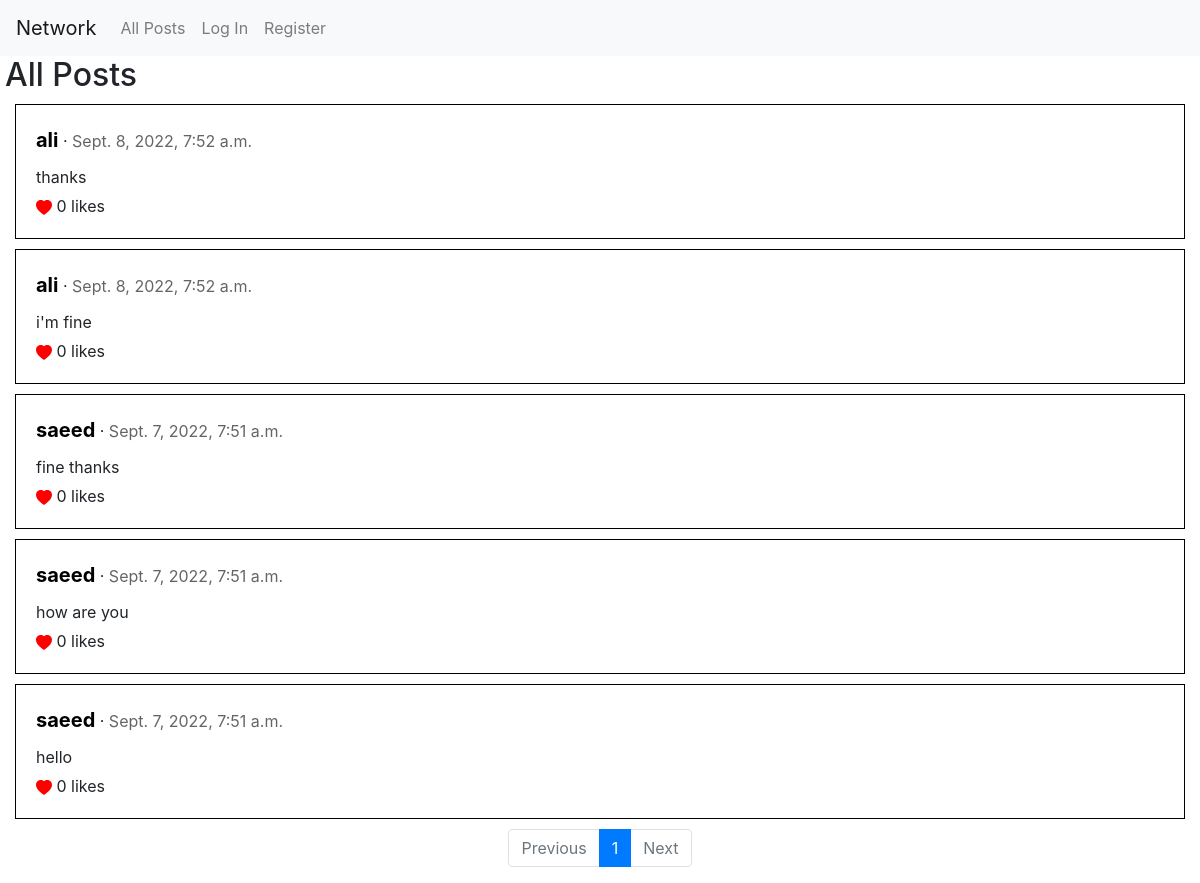
The app's page /, older data.
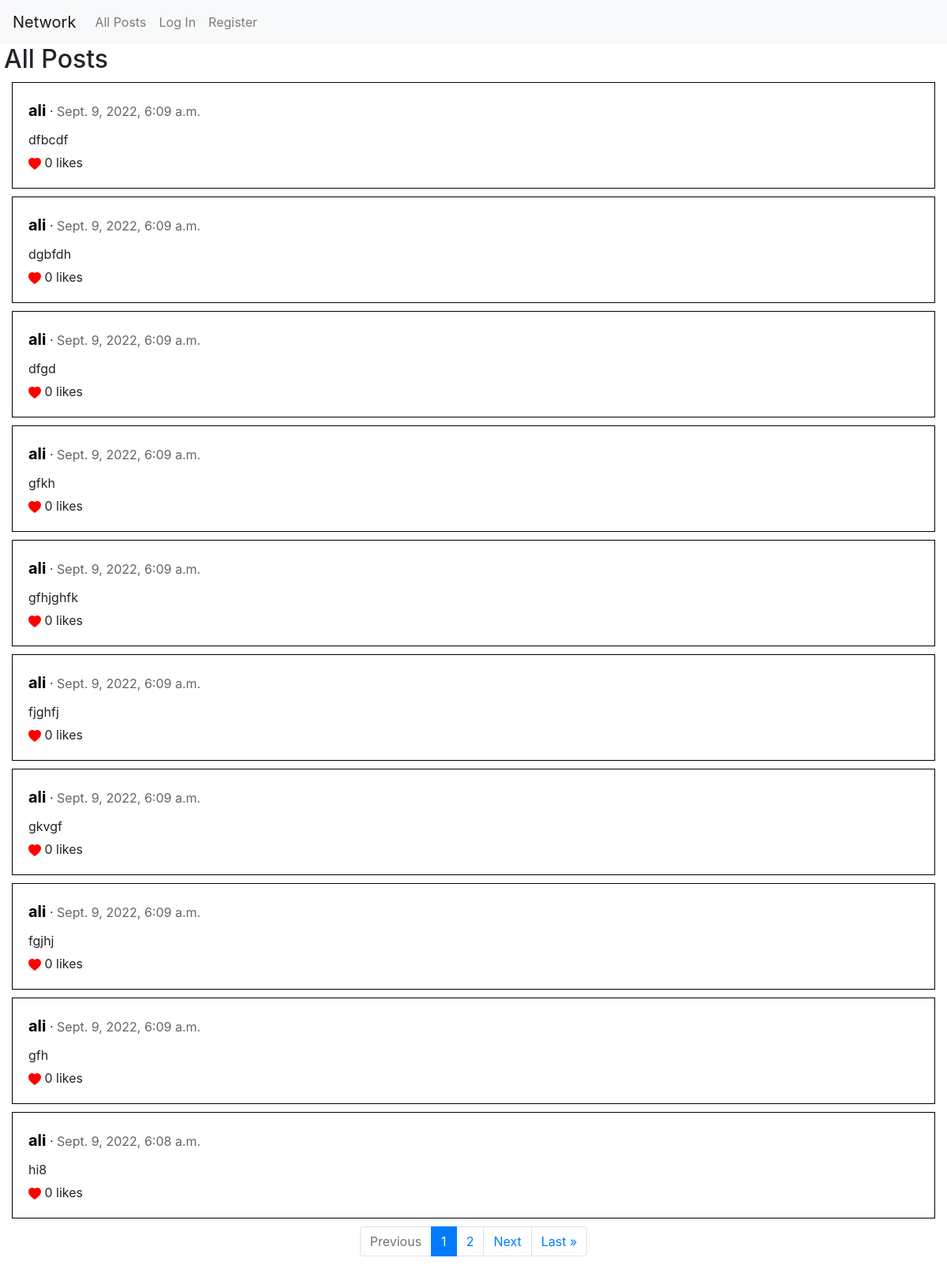
The same page, newer data.
### network/models.py (models this page shows)
class Post(models.Model):
    poster = models.ForeignKey(User, on_delete=models.CASCADE, related_name="post")
    content = models.CharField(max_length=5000)
    date = models.DateTimeField(default=timezone.now)
    likedBy = models.ManyToManyField(User, blank=True, related_name="likes")
    isEdited = models.BooleanField(default=False)

class User(AbstractUser):
    pass

### network/views.py (the view)
# urls.py: path("", views.index, name="index"),
def index(request):
    if request.method == "POST":
        Post.objects.create(
            poster=request.user,
            content=request.POST["newTextarea"],
        )
        return HttpResponseRedirect(reverse("index"))
    else:
        allPosts = Post.objects.all()
        paginator = Paginator(allPosts.order_by('-date'), 10)
        page_number = request.GET.get('page')
        allPosts_obj = paginator.get_page(page_number)
        return render(request, "network/index.html", {
            "page_obj": allPosts_obj
        })

### network/templates/network/index.html (shortened to what the changed rows need)
{% extends "network/layout.html" %}
{% block body %}
    <h2>All Posts</h2>
    <div class="container-fluid">
        <div id="allPosts">
            {% for post in page_obj %}
            <div class="post">
                <div class="post-view" data-post_id="{{ post.id }}">
                    <div class="usDate"><span class="username"><a href="{% url 'profilePage' post.poster.username %}">{{ post.poster.username }}</a></span> · <span class="date">{{ post.date }}</span>
                    </div>
                    <div class="content">{{ post.content }}</div>
                    <div class="likes">
                        {% if user.is_authenticated %}
                            {% if user in post.likedBy.all %}
                                <svg class="likeButton" color="red" id="likeButton_{{post.id}}" onclick="like('{{post.id}}')" xmlns="http://www.w3.org/2000/svg" width="16" height="16" fill="currentColor" class="bi bi-heart-fill" viewBox="0 0 16 16">
                                <path fill-rule="evenodd" d="M8 1.314C12.438-3.248 23.534 4.735 8 15-7.534 4.736 3.562-3.248 8 1.314z"/>
                                </svg>
                            {% else %}
                                <svg class="likeButton" color="red" id="likeButton_{{post.id}}" onclick="like('{{post.id}}')" xmlns="http://www.w3.org/2000/svg" width="16" height="16" fill="currentColor" class="bi bi-heart" viewBox="0 0 16 16">
                                <path d="m8 2.748-.717-.737C5.6.281 2.514.878 1.4 3.053c-.523 1.023-.641 2.5.314 4.385.92 1.815 2.834 3.989 6.286 6.357 3.452-2.368 5.365-4.542 6.286-6.357.955-1.886.838-3.362.314-4.385C13.486.878 10.4.28 8.717 2.01L8 2.748zM8 15C-7.333 4.868 3.279-3.04 7.824 1.143c.06.055.119.112.176.171a3.12 3.12 0 0 1 .176-.17C12.72-3.042 23.333 4.867 8 15z"/>
                                </svg>
                            {% endif %}
                        {% else %}
                            <svg color="red" xmlns="http://www.w3.org/2000/svg" width="16" height="16" fill="currentColor" class="bi bi-heart-fill" viewBox="0 0 16 16">
                            <path fill-rule="evenodd" d="M8 1.314C12.438-3.248 23.534 4.735 8 15-7.534 4.736 3.562-3.248 8 1.314z"/>
                            </svg>
                        {% endif %}
                        {{ post.likedBy.all|length }} likes
                    </div>
                </div>
            </div>
            {% empty %}
            <div class="message">No post yet</div>
            {% endfor %}
        </div>
        {% if page_obj|length != 0 %}
        <nav aria-label="...">
            <ul class="pagination justify-content-center">
                {% if page_obj.has_next %}
                <li class="page-item">
                    <a class="page-link" href="?page={{ page_obj.next_page_number }}">{{ page_obj.next_page_number }}</a>
                </li>
                <li class="page-item">
                    <a class="page-link" href="?page={{ page_obj.next_page_number }}" tabindex="-1" aria-disabled="true">Next</a>
                </li>
                <li class="page-item">
                    <a class="page-link" href="?page={{ page_obj.paginator.num_pages }}">Last &raquo;</a>
                </li>
                {% else %}
                <li class="page-item disabled">
                    <span class="page-link">Next</span>
                </li>
                {% endif %}
            </ul>
          </nav>
          {% endif %}
    </div>
{% endblock %}

Row changes from the older to the newer data that the page shows:
no longer on this page (row unchanged): Post: poster.username "ali", date "Sept. 8, 2022, 7:52 a.m.", content "thanks", likedBy.all|length "0"
no longer on this page (row unchanged): Post: poster.username "ali", date "Sept. 8, 2022, 7:52 a.m.", content "i'm fine", likedBy.all|length "0"
no longer on this page (row unchanged): Post: poster.username "saeed", date "Sept. 7, 2022, 7:51 a.m.", content "fine thanks", likedBy.all|length "0"
no longer on this page (row unchanged): Post: poster.username "saeed", date "Sept. 7, 2022, 7:51 a.m.", content "how are you", likedBy.all|length "0"
no longer on this page (row unchanged): Post: poster.username "saeed", date "Sept. 7, 2022, 7:51 a.m.", content "hello", likedBy.all|length "0"
added Post: poster.username "ali", date "Sept. 9, 2022, 6:09 a.m.", content "dfbcdf", likedBy.all|length "0"
added Post: poster.username "ali", date "Sept. 9, 2022, 6:09 a.m.", content "dgbfdh", likedBy.all|length "0"
added Post: poster.username "ali", date "Sept. 9, 2022, 6:09 a.m.", content "dfgd", likedBy.all|length "0"
added Post: poster.username "ali", date "Sept. 9, 2022, 6:09 a.m.", content "gfkh", likedBy.all|length "0"
added Post: poster.username "ali", date "Sept. 9, 2022, 6:09 a.m.", content "gfhjghfk", likedBy.all|length "0"
added Post: poster.username "ali", date "Sept. 9, 2022, 6:09 a.m.", content "fjghfj", likedBy.all|length "0"
added Post: poster.username "ali", date "Sept. 9, 2022, 6:09 a.m.", content "gkvgf", likedBy.all|length "0"
added Post: poster.username "ali", date "Sept. 9, 2022, 6:09 a.m.", content "fgjhj", likedBy.all|length "0"
added Post: poster.username "ali", date "Sept. 9, 2022, 6:09 a.m.", content "gfh", likedBy.all|length "0"
added Post: poster.username "ali", date "Sept. 9, 2022, 6:08 a.m.", content "hi8", likedBy.all|length "0"
Text that changed along with them:
{{ page_obj.next_page_number }}: (not shown) → "2"
text now shown: "Last »"
